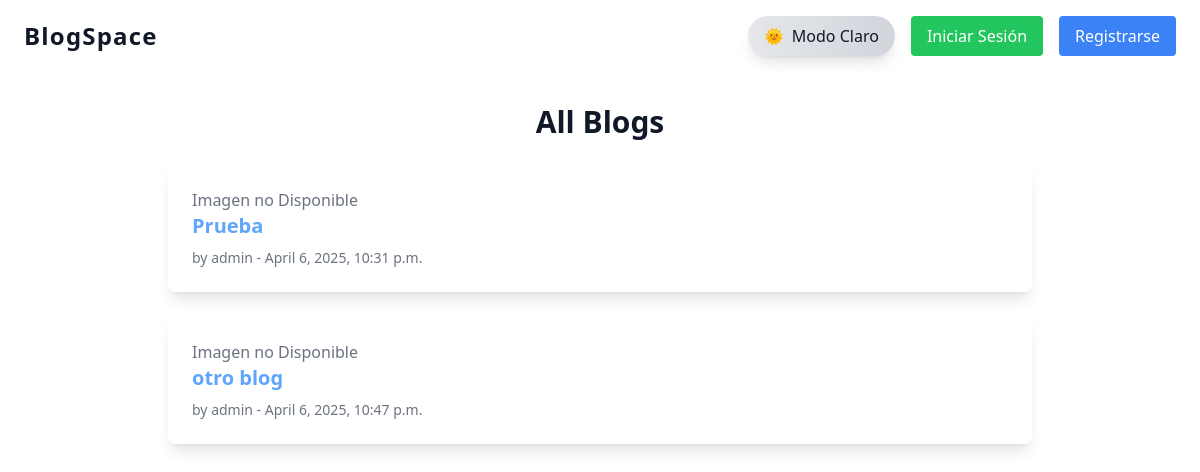
The app's page /, older data.
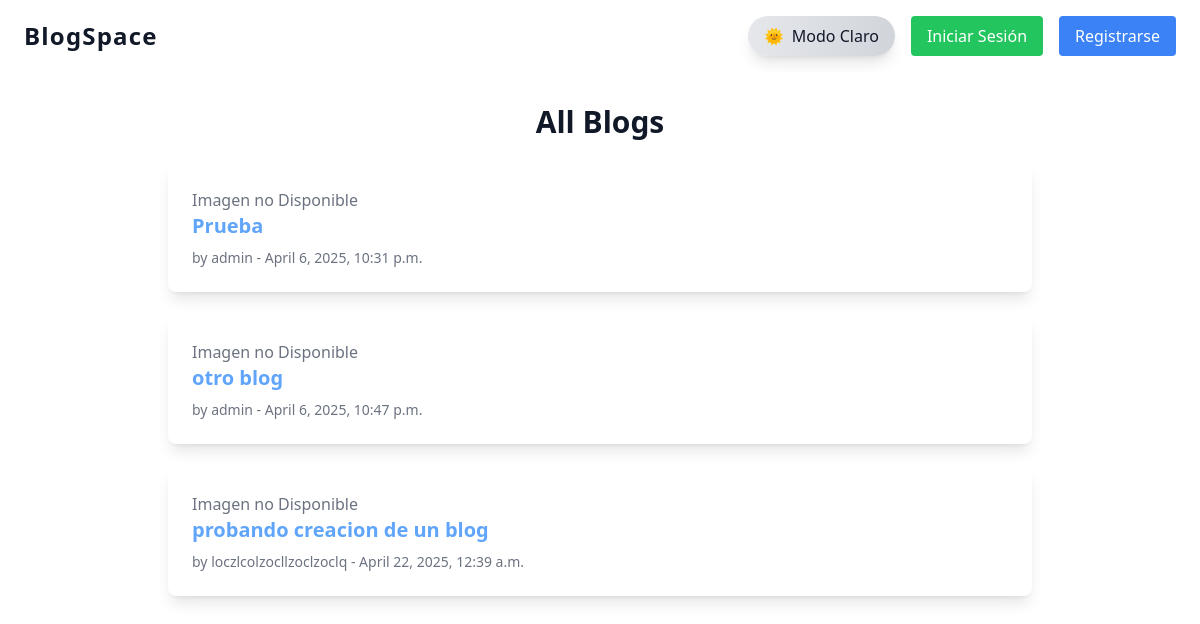
The same page, newer data.
### blogapp/models.py (models this page shows, shortened)
class Blog(models.Model):
    title = models.CharField(max_length=200)
    content = RichTextField()
    image = models.ImageField(upload_to='blog_images/', blank=True, null=True)
    author = models.ForeignKey(User, on_delete=models.CASCADE)
    created_at = models.DateTimeField(auto_now_add=True)

### blogapp/views.py (the view)
# urls.py: path('', BlogListView.as_view(), name='blog_list'),
class BlogListView(ListView):
    model = Blog
    template_name = 'blogapp/blog_list.html'
    context_object_name = 'blogs'

### blogapp/templates/blogapp/blog_list.html
{% extends 'blogapp/base.html' %}
{% block content %}
  <h1 class="text-3xl font-bold mb-6 text-center text-gray-900 dark:text-white">All Blogs</h1>
  <div class="grid gap-6">
    {% for blog in object_list %}
      <div class="bg-white dark:bg-gray-800 rounded-lg shadow-lg p-6 hover:shadow-xl transition-all duration-700 ease-in-out dark:text-white text-gray-900 animate-fade-in">
        {% if blog.image %}
        <img src="{{ blog.image.url }}" alt="{{ blog.title }}" class="w-full h-64 object-cover rounded-lg mb-4">
      {% else %}
        <p class="text-gray-500 dark:text-gray-400">Imagen no Disponible</p>
      {% endif %}
        <h2 class="text-xl font-semibold mb-2">
          <a href="{% url 'blogapp:blog_detail' blog.pk %}" class="text-blue-400 hover:text-blue-300">{{ blog.title }}</a>
        </h2>
        <p class="text-sm text-gray-500 dark:text-gray-400">by {{ blog.author.username }} - {{ blog.created_at }}</p>
      </div>
    {% empty %}
      <p class="text-gray-500 dark:text-gray-400 text-center">No blogs have been posted yet.</p>
    {% endfor %}
  </div>
{% endblock %}

Row changes from the older to the newer data that the page shows:
added Blog: shows "Imagen no Disponible", title "probando creacion de un blog", author.username "loczlcolzocllzoclzoclq", created_at "April 22, 2025, 12:39 a.m."
